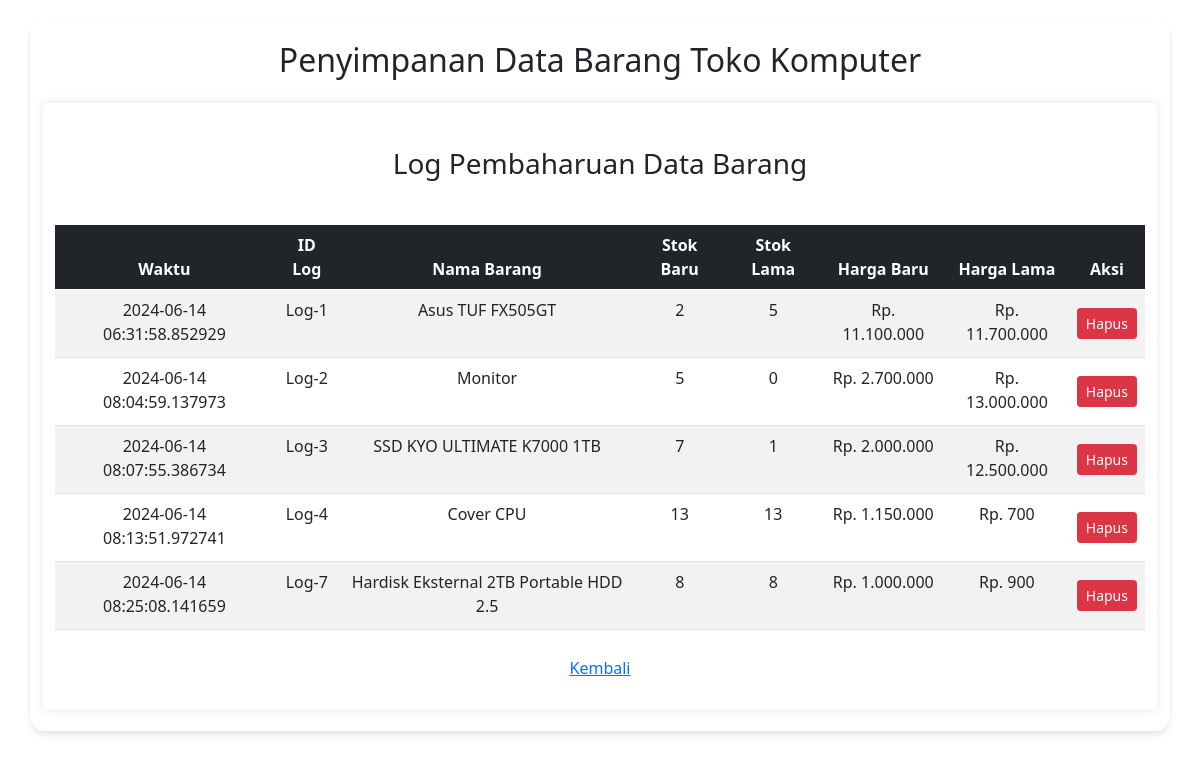
The app's page /log with its own data.
### app.py (models this page shows)
class tabelLog(Base):
    __tablename__ = 'log_entries'
    id = Column(Integer, primary_key=True)
    timestamp = Column(DateTime, default=datetime.utcnow)
    item_id = Column(Integer)
    name = Column(String(100))
    stok_lama = Column(Integer)
    stok_baru = Column(Integer)
    harga_lama = Column(Integer)
    harga_baru = Column(Integer)

### app.py (the view)
@app.route('/log')
def log():
    session = get_session()
    log_data = session.query(tabelLog).all()
    session.close()
    return render_template('log.html', log_data=log_data)

### app.py (called while the page is built)
def get_session():
    return Session()

### templates/log.html
{% extends "base.html" %}
{% block content %}
<div class="container mt-4">
    <h3 class="mt-4 mb-4">Log Pembaharuan Data Barang</h3>
    <div class="table-responsive">
        <table class="table table-striped">
            <thead class="table-dark">
                <tr>
                    <th>Waktu</th>
                    <th>ID Log</th>
                    <th>Nama Barang </th>
                    <th>Stok Baru</th>
                    <th>Stok Lama</th>
                    <th>Harga Baru</th>
                    <th>Harga Lama</th>
                    <th>Aksi</th>
                </tr>
            </thead>
            <tbody>
                {% for log_entry in log_data %}
                <tr>
                    <td>{{ log_entry.timestamp }}</td>
                    <td>Log-{{ log_entry.id }}</td>
                    <td>{{ log_entry.name }}</td>
                    <td>{{ log_entry.stok_baru }}</td>
                    <td>{{ log_entry.stok_lama }}</td>
                    <td>Rp. {{ log_entry.harga_baru }}</td>
                    <td>Rp. {{ log_entry.harga_lama }}</td>
                    <td>
                        <a href="{{ url_for('delete_log', id=log_entry.id) }}" onclick="return confirm('Apakah anda yakin ingin menghapus data ini?')" class="btn btn-sm btn-danger">Hapus</a>
                    </td>
                </tr>
                {% endfor %}
            </tbody>
        </table>
    </div>
    <a href="{{ url_for('index') }}">Kembali</a>
</div>
{% endblock %}

### static/style.css (style rules this page uses)
body { font-family: Arial, sans-serif; background-color: #FFF5E1; margin: 0; padding: 0; }
.container { margin: 0 auto; padding: 20px; background-color: #fff; box-shadow: 0 0 10px rgba(0,0,0,0.1); margin-top: 50px; text-align: center; }
a { display: inline-block; margin: 10px 0; color: #007BFF; text-decoration: none; }
table { width: 100%; border-collapse: collapse; margin: 20px 0; }
th, td { padding: 10px; border: 1px solid #ddd; }

### records on screen
tabelLog: timestamp "2024-06-14 06:31:58.852929", id "1", name "Asus TUF FX505GT", stok_baru "2", stok_lama "5", harga_baru "11.100.000", harga_lama "11.700.000"
tabelLog: timestamp "2024-06-14 08:04:59.137973", id "2", name "Monitor", stok_baru "5", stok_lama "0", harga_baru "2.700.000", harga_lama "13.000.000"
tabelLog: timestamp "2024-06-14 08:07:55.386734", id "3", name "SSD KYO ULTIMATE K7000 1TB", stok_baru "7", stok_lama "1", harga_baru "2.000.000", harga_lama "12.500.000"
tabelLog: timestamp "2024-06-14 08:13:51.972741", id "4", name "Cover CPU", stok_baru "13", stok_lama "13", harga_baru "1.150.000", harga_lama "700"
tabelLog: timestamp "2024-06-14 08:25:08.141659", id "7", name "Hardisk Eksternal 2TB Portable HDD 2.5", stok_baru "8", stok_lama "8", harga_baru "1.000.000", harga_lama "900"
